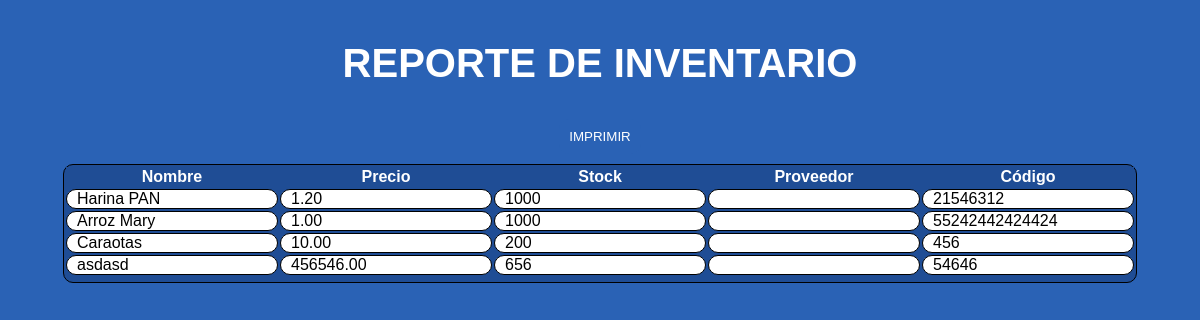
The app's page /Inventario/reporte/, older data.
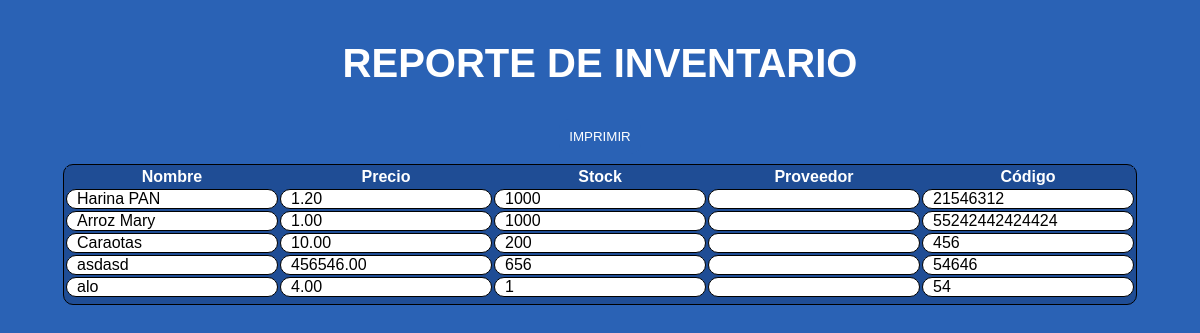
The same page, newer data.
### Inventario/models.py (models this page shows)
class Productos(models.Model):
    nombre = models.CharField(max_length=100)
    codigo = models.IntegerField(unique=True, validators=[validate_unique_name])
    precio = models.DecimalField(max_digits=10, decimal_places=2)
    stock = models.IntegerField()
    proveedor = models.CharField(max_length=100)

### Inventario/views.py (the view)
# urls.py: path('reporte/', views.generar_reporte, name="generar_reporte"),
def generar_reporte(request):
    productos = Productos.objects.all()
    return render(request, 'Inventario/reporte.html', {'productos': productos})

### Inventario/templates/Inventario/reporte.html (shortened to what this page needs)
{% load static %}
<!DOCTYPE html>
<html lang="es">
<head>
    <link rel="stylesheet" type="text/css" href="{% static 'css/reporte.css' %}">
</head>
<body>
    <div class="container">
        <h2>REPORTE DE INVENTARIO</h2>
        <button onclick="window.print()">IMPRIMIR</button>
    <table>
        <tr>
            <th>Nombre</th>
            <th>Precio</th>
            <th>Stock</th>
            <th>Proveedor</th>
            <th>Código</th>
        </tr>
        {% for producto in productos %}
        <tr>
            <td>{{ producto.nombre }}</td>
            <td>{{ producto.precio }}</td>
            <td>{{ producto.stock }}</td>
            <td>{{ producto.proveedor }}</td>
            <td>{{ producto.codigo }}</td>
        </tr>
        {% endfor %}
    </table>
    </div>
</body>
</html>

Row changes from the older to the newer data that the page shows:
added Productos: nombre "alo", precio "4.00", stock "1", codigo "54"
